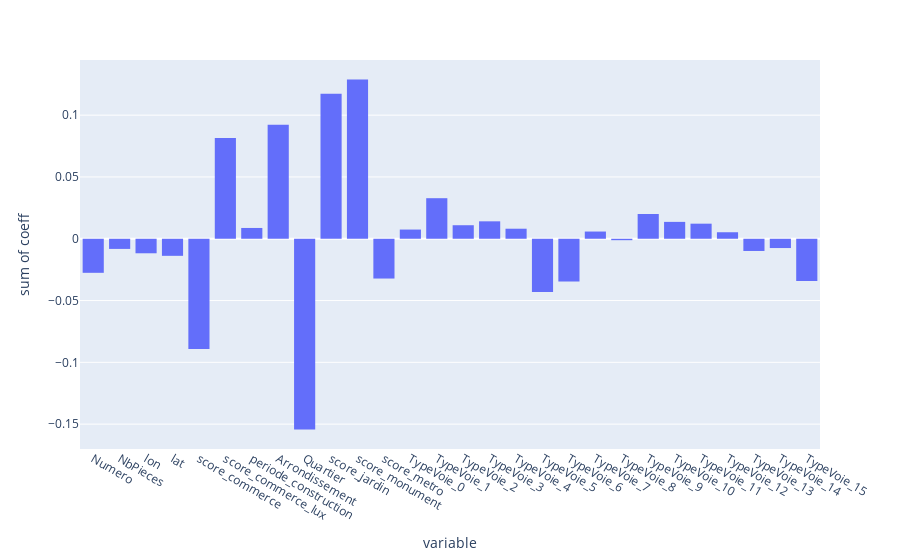

Notebook cell for this chart:
### Code cell
px.histogram(pd.DataFrame([
    (X.columns[i], lin_reg.coef_[0][i]) for i in range(28)
                    ]).T.rename(index = {0 : 'variable', 1 : 'coeff'}).T, x = 'variable', y = 'coeff'
            ).show()

print('MSE :', mean_squared_error(y_test, y_pred))

### Figure 1 — Plotly figure (JSON) as saved in the notebook; plotly's stock layout.template omitted (floating-point values rounded to 4 significant figures)
{"data": [{"alignmentgroup": "True", "bingroup": "x", "histfunc": "sum", "hovertemplate": "variable=%{x}<br>sum of coeff=%{y}<extra></extra>", "legendgroup": "", "marker": {"color": "#636efa"}, "name": "", "offsetgroup": "", "orientation": "v", "showlegend": false, "type": "histogram", "x": ["Numero", "NbPieces", "lon", "lat", "score_commerce", "score_commerce_lux", "periode_construction", "Arrondissement", "Quartier", "score_jardin", "score_monument", "score_metro", "TypeVoie_0", "TypeVoie_1", "TypeVoie_2", "TypeVoie_3", "TypeVoie_4", "TypeVoie_5", "TypeVoie_6", "TypeVoie_7", "TypeVoie_8", "TypeVoie_9", "TypeVoie_10", "TypeVoie_11", "TypeVoie_12", "TypeVoie_13", "TypeVoie_14", "TypeVoie_15"], "xaxis": "x", "y": [-0.02756, -0.008214, -0.01175, -0.01381, -0.08912, 0.08153, 0.008738, 0.09231, -0.1544, 0.1174, 0.1289, -0.0322, 0.007448, 0.03281, 0.01095, 0.0141, 0.008128, -0.04299, -0.03463, 0.005837, -0.001163, 0.02005, 0.01365, 0.01221, 0.005262, -0.009884, -0.007519, -0.03426], "yaxis": "y"}], "layout": {"barmode": "relative", "legend": {"tracegroupgap": 0}, "margin": {"t": 60}, "xaxis": {"anchor": "y", "domain": [0, 1], "title": {"text": "variable"}}, "yaxis": {"anchor": "x", "domain": [0, 1], "title": {"text": "sum of coeff"}}}}
